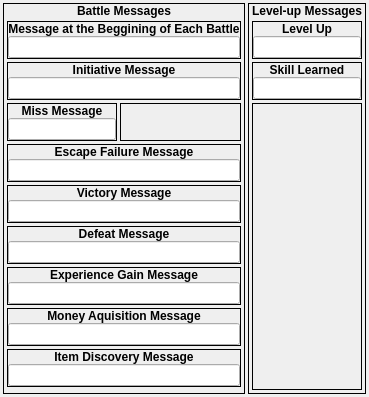
     <widget class="QWidget" name="tabPage1">
      <attribute name="title">
       <string>Page 1</string>
      </attribute>
      <layout class="QHBoxLayout">
       <property name="spacing">
        <number>3</number>
       </property>
       <property name="margin">
        <number>3</number>
       </property>
       <item>
        <widget class="QFrame" name="gbBattleMessages">
         <property name="sizePolicy">
          <sizepolicy hsizetype="Expanding" vsizetype="Expanding">
           <horstretch>0</horstretch>
           <verstretch>0</verstretch>
          </sizepolicy>
         </property>
         <property name="frameShape">
          <enum>QFrame::Box</enum>
         </property>
         <layout class="QVBoxLayout" name="_2">
          <property name="spacing">
           <number>0</number>
          </property>
          <property name="margin">
           <number>0</number>
          </property>
          <item>
           <widget class="QLabel" name="label_20">
            <property name="sizePolicy">
             <sizepolicy hsizetype="Preferred" vsizetype="Fixed">
              <horstretch>0</horstretch>
              <verstretch>0</verstretch>
             </sizepolicy>
            </property>
            <property name="font">
             <font>
              <weight>75</weight>
              <bold>true</bold>
             </font>
            </property>
            <property name="text">
             <string>Battle Messages</string>
            </property>
            <property name="alignment">
             <set>Qt::AlignCenter</set>
            </property>
           </widget>
          </item>
          <item>
           <widget class="QWidget" name="widget_13" native="true">
            <layout class="QVBoxLayout" name="verticalLayout_27">
             <property name="spacing">
              <number>3</number>
             </property>
             <property name="margin">
              <number>3</number>
             </property>
             <item>
              <widget class="QFrame" name="gbBattleMessage_StartBattle">
               <property name="sizePolicy">
                <sizepolicy hsizetype="Preferred" vsizetype="Fixed">
                 <horstretch>0</horstretch>
                 <verstretch>0</verstretch>
                </sizepolicy>
               </property>
               <property name="frameShape">
                <enum>QFrame::Box</enum>
               </property>
               <layout class="QVBoxLayout" name="verticalLayout_18">
                <property name="spacing">
                 <number>0</number>
                </property>
                <property name="margin">
                 <number>0</number>
                </property>
                <item>
                 <widget class="QLabel" name="label_21">
                  <property name="sizePolicy">
                   <sizepolicy hsizetype="Preferred" vsizetype="Fixed">
                    <horstretch>0</horstretch>
                    <verstretch>0</verstretch>
                   </sizepolicy>
                  </property>
                  <property name="font">
                   <font>
                    <weight>75</weight>
                    <bold>true</bold>
                   </font>
                  </property>
                  <property name="text">
                   <string>Message at the Beggining of Each Battle</string>
                  </property>
                  <property name="alignment">
                   <set>Qt::AlignCenter</set>
                  </property>
                 </widget>
                </item>
                <item>
                 <widget class="QLineEdit" name="leStartBattle">
                  <property name="maxLength">
                   <number>32</number>
                  </property>
                 </widget>
                </item>
               </layout>
              </widget>
             </item>
             <item>
              <widget class="QFrame" name="gbBattleMessage_Initiative">
               <property name="sizePolicy">
                <sizepolicy hsizetype="Preferred" vsizetype="Fixed">
                 <horstretch>0</horstretch>
                 <verstretch>0</verstretch>
                </sizepolicy>
               </property>
               <property name="frameShape">
                <enum>QFrame::Box</enum>
               </property>
               <layout class="QVBoxLayout" name="verticalLayout_19">
                <property name="spacing">
                 <number>0</number>
                </property>
                <property name="margin">
                 <number>0</number>
                </property>
                <item>
                 <widget class="QLabel" name="label_22">
                  <property name="sizePolicy">
                   <sizepolicy hsizetype="Preferred" vsizetype="Fixed">
                    <horstretch>0</horstretch>
                    <verstretch>0</verstretch>
                   </sizepolicy>
                  </property>
                  <property name="font">
                   <font>
                    <weight>75</weight>
                    <bold>true</bold>
                   </font>
                  </property>
                  <property name="text">
                   <string>Initiative Message</string>
                  </property>
                  <property name="alignment">
                   <set>Qt::AlignCenter</set>
                  </property>
                 </widget>
                </item>
                <item>
                 <widget class="QLineEdit" name="leBattleInitiative">
                  <property name="maxLength">
                   <number>32</number>
                  </property>
                 </widget>
                </item>
               </layout>
              </widget>
             </item>
             <item>
              <widget class="QWidget" name="widget_12" native="true">
               <property name="sizePolicy">
                <sizepolicy hsizetype="Preferred" vsizetype="Fixed">
                 <horstretch>0</horstretch>
                 <verstretch>0</verstretch>
                </sizepolicy>
               </property>
               <layout class="QHBoxLayout" name="horizontalLayout_6">
                <property name="spacing">
                 <number>3</number>
                </property>
                <property name="margin">
                 <number>0</number>
                </property>
                <item>
                 <widget class="QFrame" name="gbBattleMessage_Miss">
                  <property name="sizePolicy">
                   <sizepolicy hsizetype="Fixed" vsizetype="Fixed">
                    <horstretch>0</horstretch>
                    <verstretch>0</verstretch>
                   </sizepolicy>
                  </property>
                  <property name="minimumSize">
                   <size>
                    <width>0</width>
                    <height>38</height>
                   </size>
                  </property>
                  <property name="maximumSize">
                   <size>
                    <width>16777215</width>
                    <height>38</height>
                   </size>
                  </property>
                  <property name="frameShape">
                   <enum>QFrame::Box</enum>
                  </property>
                  <layout class="QVBoxLayout" name="verticalLayout_20">
                   <property name="spacing">
                    <number>0</number>
                   </property>
                   <property name="margin">
                    <number>0</number>
                   </property>
                   <item>
                    <widget class="QLabel" name="label_23">
                     <property name="sizePolicy">
                      <sizepolicy hsizetype="Preferred" vsizetype="Fixed">
                       <horstretch>0</horstretch>
                       <verstretch>0</verstretch>
                      </sizepolicy>
                     </property>
                     <property name="font">
                      <font>
                       <weight>75</weight>
                       <bold>true</bold>
                      </font>
                     </property>
                     <property name="frameShape">
                      <enum>QFrame::NoFrame</enum>
                     </property>
                     <property name="text">
                      <string>Miss Message</string>
                     </property>
                     <property name="alignment">
                      <set>Qt::AlignCenter</set>
                     </property>
                    </widget>
                   </item>
                   <item>
                    <widget class="QLineEdit" name="leAttackMiss">
                     <property name="maxLength">
                      <number>8</number>
                     </property>
                    </widget>
                   </item>
                  </layout>
                 </widget>
                </item>
                <item>
                 <widget class="QFrame" name="gbBattleMessage_SpaceHolder">
                  <property name="sizePolicy">
                   <sizepolicy hsizetype="Expanding" vsizetype="Fixed">
                    <horstretch>0</horstretch>
                    <verstretch>0</verstretch>
                   </sizepolicy>
                  </property>
                  <property name="minimumSize">
                   <size>
                    <width>0</width>
                    <height>38</height>
                   </size>
                  </property>
                  <property name="maximumSize">
                   <size>
                    <width>16777215</width>
                    <height>38</height>
                   </size>
                  </property>
                  <property name="frameShape">
                   <enum>QFrame::Box</enum>
                  </property>
                 </widget>
                </item>
               </layout>
              </widget>
             </item>
             <item>
              <widget class="QFrame" name="gbBattleMessage_EscapeFailure">
               <property name="sizePolicy">
                <sizepolicy hsizetype="Preferred" vsizetype="Fixed">
                 <horstretch>0</horstretch>
                 <verstretch>0</verstretch>
                </sizepolicy>
               </property>
               <property name="frameShape">
                <enum>QFrame::Box</enum>
               </property>
               <layout class="QVBoxLayout" name="verticalLayout_21">
                <property name="spacing">
                 <number>0</number>
                </property>
                <property name="margin">
                 <number>0</number>
                </property>
                <item>
                 <widget class="QLabel" name="label_24">
                  <property name="sizePolicy">
                   <sizepolicy hsizetype="Preferred" vsizetype="Fixed">
                    <horstretch>0</horstretch>
                    <verstretch>0</verstretch>
                   </sizepolicy>
                  </property>
                  <property name="font">
                   <font>
                    <weight>75</weight>
                    <bold>true</bold>
                   </font>
                  </property>
                  <property name="text">
                   <string>Escape Failure Message</string>
                  </property>
                  <property name="alignment">
                   <set>Qt::AlignCenter</set>
                  </property>
                 </widget>
                </item>
                <item>
                 <widget class="QLineEdit" name="leEscapeFailure">
                  <property name="maxLength">
                   <number>32</number>
                  </property>
                 </widget>
                </item>
               </layout>
              </widget>
             </item>
             <item>
              <widget class="QFrame" name="gbBattleMessage_Victory">
               <property name="sizePolicy">
                <sizepolicy hsizetype="Preferred" vsizetype="Fixed">
                 <horstretch>0</horstretch>
                 <verstretch>0</verstretch>
                </sizepolicy>
               </property>
               <property name="frameShape">
                <enum>QFrame::Box</enum>
               </property>
               <layout class="QVBoxLayout" name="verticalLayout_22">
                <property name="spacing">
                 <number>0</number>
                </property>
                <property name="margin">
                 <number>0</number>
                </property>
                <item>
                 <widget class="QLabel" name="label_25">
                  <property name="sizePolicy">
                   <sizepolicy hsizetype="Preferred" vsizetype="Fixed">
                    <horstretch>0</horstretch>
                    <verstretch>0</verstretch>
                   </sizepolicy>
                  </property>
                  <property name="font">
                   <font>
                    <weight>75</weight>
                    <bold>true</bold>
                   </font>
                  </property>
                  <property name="frameShape">
                   <enum>QFrame::NoFrame</enum>
                  </property>
                  <property name="text">
                   <string>Victory Message</string>
                  </property>
                  <property name="alignment">
                   <set>Qt::AlignCenter</set>
                  </property>
                 </widget>
                </item>
                <item>
                 <widget class="QLineEdit" name="leVictory">
                  <property name="maxLength">
                   <number>32</number>
                  </property>
                 </widget>
                </item>
               </layout>
              </widget>
             </item>
             <item>
              <widget class="QFrame" name="gbBattleMessage_Defeat">
               <property name="sizePolicy">
                <sizepolicy hsizetype="Preferred" vsizetype="Fixed">
                 <horstretch>0</horstretch>
                 <verstretch>0</verstretch>
                </sizepolicy>
               </property>
               <property name="frameShape">
                <enum>QFrame::Box</enum>
               </property>
               <layout class="QVBoxLayout" name="verticalLayout_23">
                <property name="spacing">
                 <number>0</number>
                </property>
                <property name="margin">
                 <number>0</number>
                </property>
                <item>
                 <widget class="QLabel" name="label_26">
                  <property name="font">
                   <font>
                    <weight>75</weight>
                    <bold>true</bold>
                   </font>
                  </property>
                  <property name="text">
                   <string>Defeat Message</string>
                  </property>
                  <property name="alignment">
                   <set>Qt::AlignCenter</set>
                  </property>
                 </widget>
                </item>
                <item>
                 <widget class="QLineEdit" name="leDefeat">
                  <property name="maxLength">
                   <number>32</number>
                  </property>
                 </widget>
                </item>
               </layout>
              </widget>
             </item>
             <item>
              <widget class="QFrame" name="gbBattleMessage_ExperienceGain">
               <property name="sizePolicy">
                <sizepolicy hsizetype="Preferred" vsizetype="Fixed">
                 <horstretch>0</horstretch>
                 <verstretch>0</verstretch>
                </sizepolicy>
               </property>
               <property name="frameShape">
                <enum>QFrame::Box</enum>
               </property>
               <layout class="QVBoxLayout" name="verticalLayout_24">
                <property name="spacing">
                 <number>0</number>
                </property>
                <property name="margin">
                 <number>0</number>
                </property>
                <item>
                 <widget class="QLabel" name="label_27">
                  <property name="font">
                   <font>
                    <weight>75</weight>
                    <bold>true</bold>
                   </font>
                  </property>
                  <property name="text">
                   <string>Experience Gain Message</string>
                  </property>
                  <property name="alignment">
                   <set>Qt::AlignCenter</set>
                  </property>
                 </widget>
                </item>
                <item>
                 <widget class="QLineEdit" name="leExperienceGain">
                  <property name="maxLength">
                   <number>32</number>
                  </property>
                 </widget>
                </item>
               </layout>
              </widget>
             </item>
             <item>
              <widget class="QFrame" name="gbBattleMessage_MoneyAquisition">
               <property name="sizePolicy">
                <sizepolicy hsizetype="Preferred" vsizetype="Fixed">
                 <horstretch>0</horstretch>
                 <verstretch>0</verstretch>
                </sizepolicy>
               </property>
               <property name="frameShape">
                <enum>QFrame::Box</enum>
               </property>
               <layout class="QVBoxLayout" name="verticalLayout_25">
                <property name="spacing">
                 <number>0</number>
                </property>
                <property name="margin">
                 <number>0</number>
                </property>
                <item>
                 <widget class="QLabel" name="label_28">
                  <property name="font">
                   <font>
                    <weight>75</weight>
                    <bold>true</bold>
                   </font>
                  </property>
                  <property name="text">
                   <string>Money Aquisition Message</string>
                  </property>
                  <property name="alignment">
                   <set>Qt::AlignCenter</set>
                  </property>
                 </widget>
                </item>
                <item>
                 <widget class="QLineEdit" name="leMoneyAquisition">
                  <property name="maxLength">
                   <number>32</number>
                  </property>
                 </widget>
                </item>
               </layout>
              </widget>
             </item>
             <item>
              <widget class="QFrame" name="gbBattleMessage_ItemDiscovery">
               <property name="sizePolicy">
                <sizepolicy hsizetype="Preferred" vsizetype="Fixed">
                 <horstretch>0</horstretch>
                 <verstretch>0</verstretch>
                </sizepolicy>
               </property>
               <property name="frameShape">
                <enum>QFrame::Box</enum>
               </property>
               <layout class="QVBoxLayout" name="verticalLayout_26">
                <property name="spacing">
                 <number>0</number>
                </property>
                <property name="margin">
                 <number>0</number>
                </property>
                <item>
                 <widget class="QLabel" name="label_29">
                  <property name="font">
                   <font>
                    <weight>75</weight>
                    <bold>true</bold>
                   </font>
                  </property>
                  <property name="text">
                   <string>Item Discovery Message</string>
                  </property>
                  <property name="alignment">
                   <set>Qt::AlignCenter</set>
                  </property>
                 </widget>
                </item>
                <item>
                 <widget class="QLineEdit" name="leItemDiscovery">
                  <property name="maxLength">
                   <number>32</number>
                  </property>
                 </widget>
                </item>
               </layout>
              </widget>
             </item>
             <item>
              <widget class="QFrame" name="frame_10">
               <property name="sizePolicy">
                <sizepolicy hsizetype="Preferred" vsizetype="Expanding">
                 <horstretch>0</horstretch>
                 <verstretch>0</verstretch>
                </sizepolicy>
               </property>
               <property name="frameShape">
                <enum>QFrame::Box</enum>
               </property>
               <property name="frameShadow">
                <enum>QFrame::Plain</enum>
               </property>
              </widget>
             </item>
            </layout>
           </widget>
          </item>
         </layout>
        </widget>
       </item>
       <item>
        <widget class="QFrame" name="gbLevelupMessages">
         <property name="sizePolicy">
          <sizepolicy hsizetype="Expanding" vsizetype="Expanding">
           <horstretch>0</horstretch>
           <verstretch>0</verstretch>
          </sizepolicy>
         </property>
         <property name="frameShape">
          <enum>QFrame::Box</enum>
         </property>
         <layout class="QVBoxLayout" name="_3">
          <property name="spacing">
           <number>0</number>
          </property>
          <property name="margin">
           <number>0</number>
          </property>
          <item>
           <widget class="QLabel" name="label_30">
            <property name="sizePolicy">
             <sizepolicy hsizetype="Preferred" vsizetype="Fixed">
              <horstretch>0</horstretch>
              <verstretch>0</verstretch>
             </sizepolicy>
            </property>
            <property name="font">
             <font>
              <weight>75</weight>
              <bold>true</bold>
             </font>
            </property>
            <property name="text">
             <string>Level-up Messages</string>
            </property>
            <property name="alignment">
             <set>Qt::AlignCenter</set>
            </property>
           </widget>
          </item>
          <item>
           <widget class="QWidget" name="widget_14" native="true">
            <layout class="QVBoxLayout" name="verticalLayout_30">
             <property name="spacing">
              <number>3</number>
             </property>
             <property name="margin">
              <number>3</number>
             </property>
             <item>
              <widget class="QFrame" name="gbLevelupMessage_LevelUp">
               <property name="sizePolicy">
                <sizepolicy hsizetype="Preferred" vsizetype="Fixed">
                 <horstretch>0</horstretch>
                 <verstretch>0</verstretch>
                </sizepolicy>
               </property>
               <property name="frameShape">
                <enum>QFrame::Box</enum>
               </property>
               <layout class="QVBoxLayout" name="verticalLayout_28">
                <property name="spacing">
                 <number>0</number>
                </property>
                <property name="margin">
                 <number>0</number>
                </property>
                <item>
                 <widget class="QLabel" name="label_31">
                  <property name="font">
                   <font>
                    <weight>75</weight>
                    <bold>true</bold>
                   </font>
                  </property>
                  <property name="text">
                   <string>Level Up</string>
                  </property>
                  <property name="alignment">
                   <set>Qt::AlignCenter</set>
                  </property>
                 </widget>
                </item>
                <item>
                 <widget class="QLineEdit" name="leLevelUp">
                  <property name="maxLength">
                   <number>32</number>
                  </property>
                 </widget>
                </item>
               </layout>
              </widget>
             </item>
             <item>
              <widget class="QFrame" name="gbLevelupMessage_SkillLearned">
               <property name="sizePolicy">
                <sizepolicy hsizetype="Preferred" vsizetype="Fixed">
                 <horstretch>0</horstretch>
                 <verstretch>0</verstretch>
                </sizepolicy>
               </property>
               <property name="frameShape">
                <enum>QFrame::Box</enum>
               </property>
               <layout class="QVBoxLayout" name="verticalLayout_29">
                <property name="spacing">
                 <number>0</number>
                </property>
                <property name="margin">
                 <number>0</number>
                </property>
                <item>
                 <widget class="QLabel" name="label_32">
                  <property name="font">
                   <font>
                    <weight>75</weight>
                    <bold>true</bold>
                   </font>
                  </property>
                  <property name="text">
                   <string>Skill Learned</string>
                  </property>
                  <property name="alignment">
                   <set>Qt::AlignCenter</set>
                  </property>
                 </widget>
                </item>
                <item>
                 <widget class="QLineEdit" name="leSkillLearned">
                  <property name="maxLength">
                   <number>32</number>
                  </property>
                 </widget>
                </item>
               </layout>
              </widget>
             </item>
             <item>
              <widget class="QFrame" name="frame_48">
               <property name="sizePolicy">
                <sizepolicy hsizetype="Preferred" vsizetype="Expanding">
                 <horstretch>0</horstretch>
                 <verstretch>0</verstretch>
                </sizepolicy>
               </property>
               <property name="frameShape">
                <enum>QFrame::Box</enum>
               </property>
               <property name="frameShadow">
                <enum>QFrame::Plain</enum>
               </property>
              </widget>
             </item>
            </layout>
           </widget>
          </item>
         </layout>
        </widget>
       </item>
      </layout>
     </widget>
